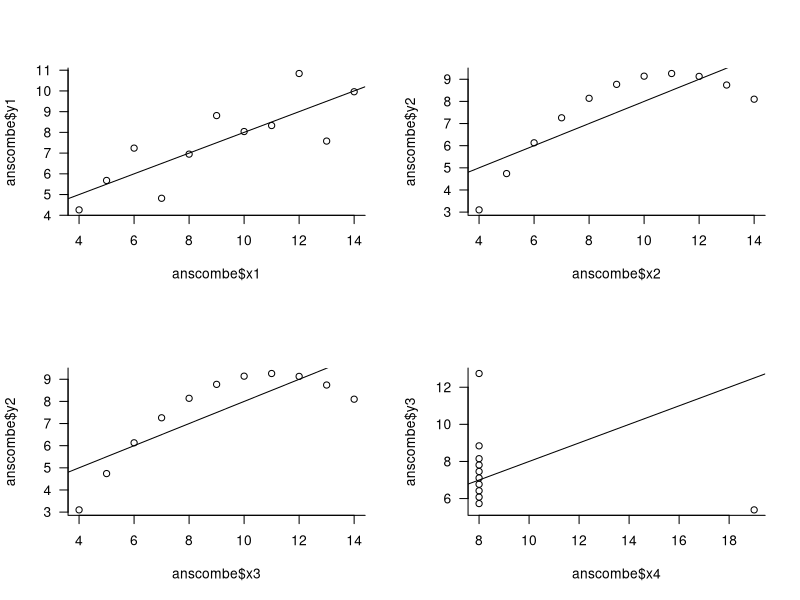

The R script that drew this image:
## ---- chunk 1
knitr::opts_chunk$set(echo = TRUE, results='hide')
library(knitr)
library(kableExtra)
## ---- chunk 2
data("anscombe")
## ---- chunk 3
dim(anscombe) # dimensao dos dados, N de linhas e N de colunas
head(anscombe) # seis primeiras linhas dos dados
class(anscombe) # classe do objeto
str(anscombe) # estrutura do objeto
## ---- chunk 4
mean(anscombe$x1)
mean(anscombe$x2)
mean(anscombe$x3)
mean(anscombe$x4)
## ---- chunk 5
# o mesmo calculo, agora apenas em 1 linha de comando
## media de todos os vetores x
apply(anscombe[,1:4], 2, mean) #aplica uma funcao a todas as linhas de um objeto

## media de todos os vetores y
apply(anscombe[,5:8], 2, mean)
## ---- chunk 6
# variância dos dados
apply(anscombe, 2, var) # aplica a funcao var a todas as linhas do objeto
## ---- chunk 7
# correlação
cor(anscombe$x1, anscombe$y1)
cor(anscombe$x2, anscombe$y2)
cor(anscombe$x3, anscombe$y3)
cor(anscombe$x4, anscombe$y4)

# coeficiente de regressão
## primeiro criamos objetos com as regressoes dos quatro conjuntos
m1 <- lm(anscombe$y1 ~ anscombe$x1)
m2 <- lm(anscombe$y2 ~ anscombe$x2)
m3 <- lm(anscombe$y3 ~ anscombe$x3)
m4 <- lm(anscombe$y4 ~ anscombe$x4)
## vamos criar agora uma lista com todos os modelos para facilitar o trabalho
mlist <- list(m1, m2, m3, m4)
## agora sim podemos calcular de forma menos repetitiva os coeficientes de regressao
lapply(mlist, coef) 
## ---- chunk 8
anscombe
## ---- chunk 9
# funcao par para definir as configuracoes da janela grafica entre em ?par
par(mfrow=c(2,2), #abre uma janela gráfica com 2 linhas  e 2 colunas
    las=1, # deixa as legendas dos eixos na vertical
    bty="l") # tipo do box do grafico em L 
plot(anscombe$y1 ~ anscombe$x1) #plot das variaveis
abline(mlist[[1]]) # adicionando a reta prevista pelo modelo de regressao
plot(anscombe$y2 ~ anscombe$x2)
abline(mlist[[2]])
plot(anscombe$y2 ~ anscombe$x3)
abline(mlist[[3]])
plot(anscombe$y3 ~ anscombe$x4)
abline(mlist[[4]])
par(mfrow=c(1,1)) # retorna a janela grafica para o padrao de 1 linha e 1 coluna
## ---- chunk 10
data(iris)
## ---- chunk 11
head(iris)
summary(iris) 
## ---- chunk 12
table(iris$Species)
## ---- chunk 13
# media do comprimento de sepala por especie
tapply(X = iris$Sepal.Length, INDEX = list(iris$Species), FUN = mean)
# a mesma tarefa, executada por outra funcao. Outros argumentos e outra saída
aggregate(x = iris$Sepal.Length, by = list(iris$Species), FUN = mean)
# ainda a mesma tarefa, com a mesma função mas em uma notação diferente
aggregate(Sepal.Length ~ Species, data=iris, mean)
## ---- chunk 14
aggregate(Sepal.Length ~ Species, data=iris, mean)
aggregate(Sepal.Width ~ Species, data=iris, mean)
aggregate(Petal.Length ~ Species, data=iris, mean)
## ---- chunk 15
tapply(X = iris$Sepal.Length, INDEX = list(iris$Species), FUN = sd)
tapply(X = iris$Sepal.Width, INDEX = list(iris$Species), FUN = sd)
tapply(X = iris$Petal.Length, INDEX = list(iris$Species), FUN = sd)
tapply(X = iris$Petal.Width, INDEX = list(iris$Species), FUN = sd)
## ---- chunk 16
# criando matriz de 3 colunas - uma para cada sp - e 4 linhas - uma para cada metrica
medias <- matrix(NA, ncol=3, nrow=4)
# definindo o nome das colunas e das linhas da matriz
colnames(medias) <- unique(iris$Species)
rownames(medias) <- names(iris)[-5]
for (i in 1:4){
medias[i,] <- tapply(iris[,i], iris$Species, mean)  
}
## ---- chunk 17
knitr::kable(medias) %>% 
  kable_styling(full_width = F)
## ---- chunk 18
vars <- iris[,-5]
apply(vars, 2, mean)
## ---- chunk 19
apply(vars, 2, median)
## ---- chunk 20
freq_sl <- sort(table(iris$Sepal.Length), decreasing = TRUE)
freq_sl[1]
## ---- chunk 21
apply(vars, 2, var)
## ---- chunk 22
sd01 <- apply(vars, 2, sd)
# outra forma:
sd02 <- apply(vars, 2, function(x) sqrt(var(x)))
sd01
sd02
sd01==sd02
## ---- chunk 23
cv <- function(x){
  sd(x)/mean(x)*100
}
apply(vars, 2, cv)
## ---- chunk 24
apply(vars, 2, quantile)
